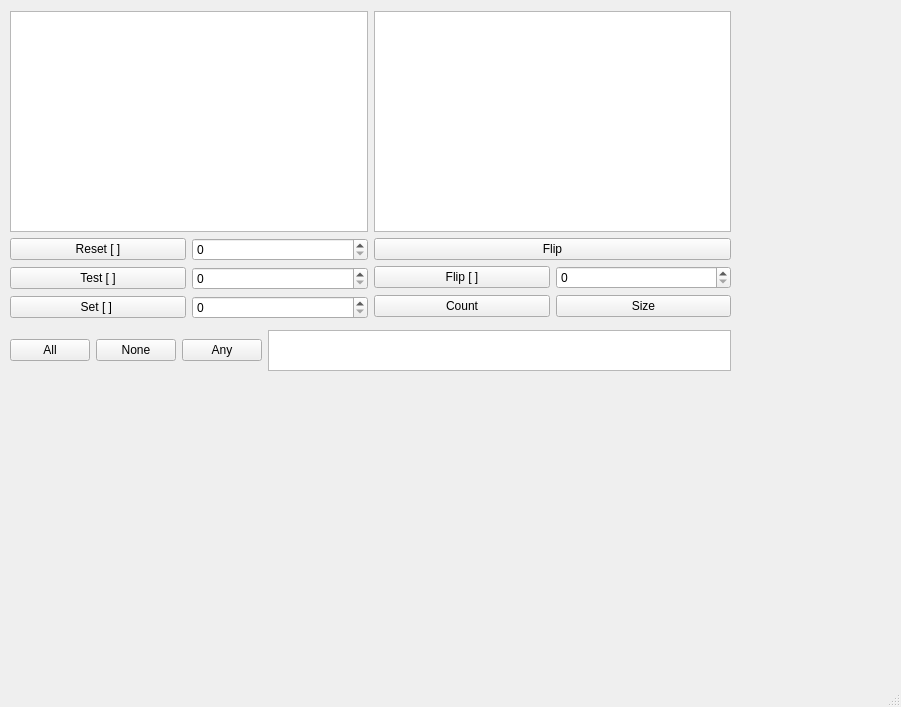
<?xml version="1.0" encoding="UTF-8"?>
<ui version="4.0">
 <class>MainWindow</class>
 <widget class="QMainWindow" name="MainWindow">
  <property name="geometry">
   <rect>
    <x>0</x>
    <y>0</y>
    <width>901</width>
    <height>707</height>
   </rect>
  </property>
  <property name="windowTitle">
   <string>BitSet</string>
  </property>
  <widget class="QWidget" name="centralwidget">
   <widget class="QWidget" name="">
    <property name="geometry">
     <rect>
      <x>10</x>
      <y>330</y>
      <width>721</width>
      <height>41</height>
     </rect>
    </property>
    <layout class="QGridLayout" name="gridLayout">
     <item row="0" column="0">
      <widget class="QPushButton" name="AllButton">
       <property name="text">
        <string>All</string>
       </property>
      </widget>
     </item>
     <item row="0" column="1">
      <widget class="QPushButton" name="NodeButton">
       <property name="text">
        <string>None</string>
       </property>
      </widget>
     </item>
     <item row="0" column="2">
      <widget class="QPushButton" name="AnyButton">
       <property name="text">
        <string>Any</string>
       </property>
      </widget>
     </item>
     <item row="0" column="3">
      <widget class="QTextEdit" name="DopInfoTable"/>
     </item>
    </layout>
   </widget>
   <widget class="QWidget" name="">
    <property name="geometry">
     <rect>
      <x>10</x>
      <y>11</y>
      <width>721</width>
      <height>308</height>
     </rect>
    </property>
    <layout class="QGridLayout" name="gridLayout_6">
     <item row="0" column="0">
      <layout class="QGridLayout" name="gridLayout_5">
       <item row="0" column="0">
        <widget class="QTextEdit" name="StrOfBits"/>
       </item>
       <item row="0" column="1">
        <widget class="QTextEdit" name="StrOfNumber"/>
       </item>
      </layout>
     </item>
     <item row="1" column="0">
      <layout class="QGridLayout" name="gridLayout_4">
       <item row="0" column="0">
        <layout class="QGridLayout" name="gridLayout_2">
         <item row="0" column="0">
          <widget class="QPushButton" name="ResetPosButton">
           <property name="text">
            <string>Reset [ ]</string>
           </property>
          </widget>
         </item>
         <item row="0" column="1">
          <widget class="QSpinBox" name="ResetPosSpinBox"/>
         </item>
         <item row="1" column="0">
          <widget class="QPushButton" name="TestButton">
           <property name="text">
            <string>Test [ ]</string>
           </property>
          </widget>
         </item>
         <item row="1" column="1">
          <widget class="QSpinBox" name="TestPosSpinBox"/>
         </item>
         <item row="2" column="0">
          <widget class="QPushButton" name="SetPosButton">
           <property name="text">
            <string>Set [ ] </string>
           </property>
          </widget>
         </item>
         <item row="2" column="1">
          <widget class="QSpinBox" name="SetPosSpinBox"/>
         </item>
        </layout>
       </item>
       <item row="0" column="1">
        <layout class="QGridLayout" name="gridLayout_3">
         <item row="1" column="0">
          <widget class="QPushButton" name="FlipPosButton">
           <property name="text">
            <string>Flip [ ]</string>
           </property>
          </widget>
         </item>
         <item row="1" column="1">
          <widget class="QSpinBox" name="FlipPosSpinBox"/>
         </item>
         <item row="2" column="0">
          <widget class="QPushButton" name="CountButton">
           <property name="text">
            <string>Count</string>
           </property>
          </widget>
         </item>
         <item row="2" column="1">
          <widget class="QPushButton" name="SizeButton">
           <property name="text">
            <string>Size</string>
           </property>
          </widget>
         </item>
         <item row="0" column="0" colspan="2">
          <widget class="QPushButton" name="FlipButton">
           <property name="text">
            <string>Flip</string>
           </property>
          </widget>
         </item>
        </layout>
       </item>
      </layout>
     </item>
    </layout>
   </widget>
  </widget>
  <widget class="QMenuBar" name="menubar">
   <property name="geometry">
    <rect>
     <x>0</x>
     <y>0</y>
     <width>901</width>
     <height>26</height>
    </rect>
   </property>
  </widget>
  <widget class="QStatusBar" name="statusbar"/>
 </widget>
 <resources/>
 <connections/>
</ui>
